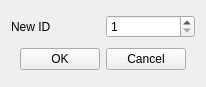
<?xml version="1.0" encoding="UTF-8"?>
<ui version="4.0">
 <class>configureIdDialog</class>
 <widget class="QWidget" name="configureIdDialog">
  <property name="geometry">
   <rect>
    <x>0</x>
    <y>0</y>
    <width>206</width>
    <height>87</height>
   </rect>
  </property>
  <property name="windowTitle">
   <string>Configure ID</string>
  </property>
  <layout class="QGridLayout">
   <item row="0" column="0">
    <widget class="QLabel" name="label">
     <property name="text">
      <string>New ID</string>
     </property>
    </widget>
   </item>
   <item row="0" column="1">
    <widget class="QSpinBox" name="servoIdEdit">
     <property name="minimum">
      <number>1</number>
     </property>
     <property name="maximum">
      <number>253</number>
     </property>
    </widget>
   </item>
   <item row="1" column="0" colspan="2">
    <layout class="QHBoxLayout" stretch="1,0,0,1">
     <item>
      <spacer>
       <property name="orientation">
        <enum>Qt::Horizontal</enum>
       </property>
       <property name="sizeHint" stdset="0">
        <size>
         <width>0</width>
         <height>0</height>
        </size>
       </property>
      </spacer>
     </item>
     <item>
      <widget class="QPushButton" name="okButton">
       <property name="text">
        <string>OK</string>
       </property>
      </widget>
     </item>
     <item>
      <widget class="QPushButton" name="cancelButton">
       <property name="text">
        <string>Cancel</string>
       </property>
      </widget>
     </item>
     <item>
      <spacer>
       <property name="orientation">
        <enum>Qt::Horizontal</enum>
       </property>
       <property name="sizeHint" stdset="0">
        <size>
         <width>0</width>
         <height>0</height>
        </size>
       </property>
      </spacer>
     </item>
    </layout>
   </item>
  </layout>
 </widget>
 <resources/>
 <connections/>
</ui>
